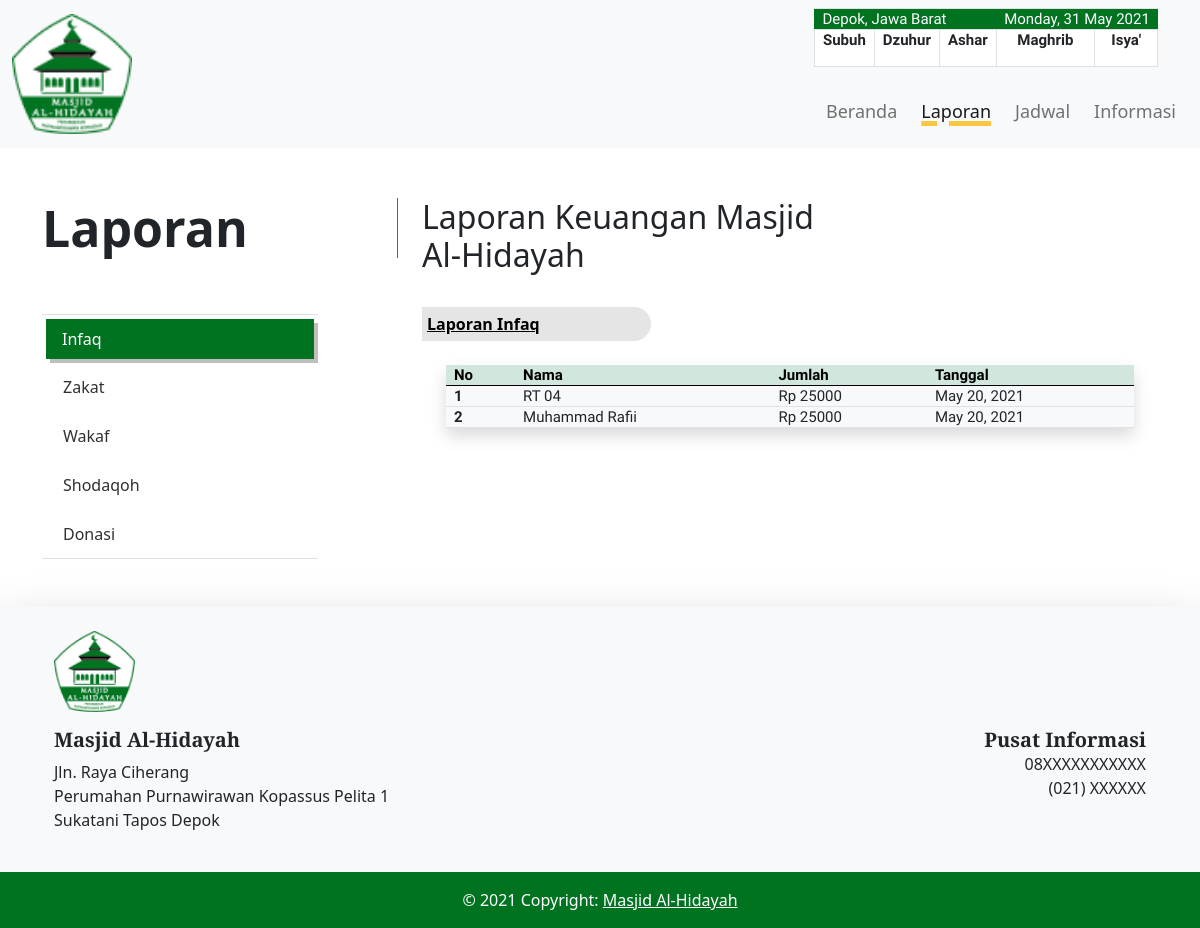
Page /laporan/ on the earlier database version.
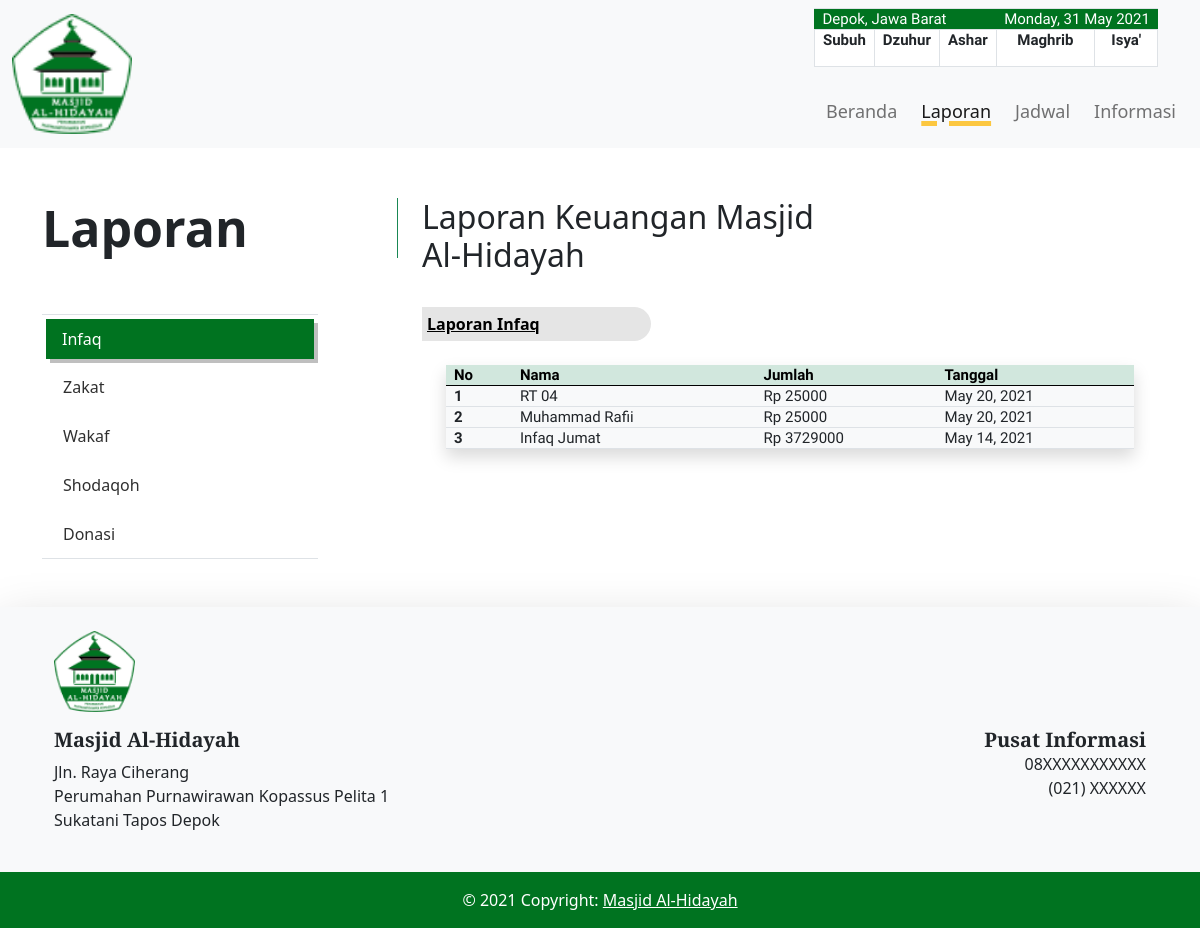
Same page on the later database version.
### appmasjid/models.py (models this page shows, shortened)
class InfaqModel(models.Model):
    tanggal = models.DateField(auto_now_add=False)
    jumlah = models.IntegerField()
    nama = models.CharField(max_length=100)

### appmasjid/views.py (the view)
# urls.py: path('laporan/', views.laporan, name='laporan'),
def laporan(request):
    solat = fetch_solat()
    solat = solat['results']['datetime'][0]['times']
    infaq = InfaqModel.objects.all()
    zakat = ZakatModel.objects.all()
    wakaf = WakafModel.objects.all()
    shodaqoh = ShodaqohModel.objects.all()
    donasi = DonasiModel.objects.all()
    return render(request, 'laporan.html', {'date': now, 'subuh': solat['Fajr'],
                                            'dzuhur': solat['Dhuhr'],
                                            'ashr': solat['Asr'],
                                            'maghrib': solat['Maghrib'],
                                            'isya': solat['Isha'],
                                            'navlaporan' : 'active',
                                            'infaq': infaq, 'zakat':zakat,
                                            'wakaf':wakaf,'shodaqoh':shodaqoh,
                                            'donasi':donasi})

### appmasjid/views.py (called while the page is built)
def fetch_solat():
    tanggal = timezone.now()
    tanggal = tanggal.strftime("%Y-%m-%d")
    data = requests.get(
        "https://api.pray.zone/v2/times/day.json?city=jakarta&date=" + tanggal)
    return data.json()

### templates/laporan.html (shortened to what this page needs)
{% extends 'base.html' %} {% block content %}
<div class="containter-fluid beranda3" style="padding-top: 50px">
    <div class="container">
        <div class="row pb-5">
            <div class="col-md-4">
                <h1 class="border-end border-success align-self-center" style="font-size: 50px">
                    <strong>Laporan</strong>
                </h1>
                <br />
                <br />
                <div class="col-md-4">
                    <ul class="nav nav-tabs flex-column">
                        <li class="nav-item mr-1 data">
                            <a href="#infaq" class="nav-link active" data-bs-toggle="tab">Infaq</a
              >
            </li>
            <li class="nav-item mr-1 data">
              <a href="#zakat" class="nav-link" data-bs-toggle="tab">Zakat</a>
                        </li>
                        <li class="nav-item mr-1 data">
                            <a href="#wakaf" class="nav-link" data-bs-toggle="tab">Wakaf</a
              >
            </li>
            <li class="nav-item mr-1 data">
              <a href="#shodaqoh" class="nav-link" data-bs-toggle="tab"
                >Shodaqoh</a
              >
            </li>
            <li class="nav-item mr-1 data">
              <a href="#donasi" class="nav-link" data-bs-toggle="tab"
                >Donasi</a
              >
            </li>
          </ul>
        </div>
      </div>
      <div class="col-md-8">
        <h2 class="d-none d-lg-block">Laporan Keuangan Masjid <br />Al-Hidayah</h2>
        <br />
        <div class="tab-content flex-center">
          <div class="data tab-pane fade show active" id="infaq">
            <div class="row">
              <div class="col-4">
                <a class="d-none d-lg-block"
                  style="
                    background-color: #e5e5e5;
                    padding: 5px;
                    padding-right: 100px;
                    border-radius: 0px 17.5px 17.5px 0px;
                    color: black;
                    font-weight: bold;
                  "
                  >Laporan Infaq <br
                /></a>
                </div>
            </div>
            <br />
            <div class="container-fluid">
                <table class="table shadow bg-light align-middle">
                    <thead class="table-success">
                        <tr>
                            <th scope="col">No</th>
                            <th scope="col">Nama</th>
                            <th scope="col">Jumlah</th>
                            <th scope="col">Tanggal</th>
                        </tr>
                    </thead>
                    <tbody>
                        {% for data in infaq %}
                        <tr>
                            <th scope="row">{{data.id}}</th>
                            <td>{{data.nama}}</td>
                            <td>Rp {{data.jumlah}}</td>
                            <td>{{data.tanggal}}</td>
                        </tr>
                        {% endfor %}
                    </tbody>
                </table>
            </div>
            <br />
        </div>
    </div>
</div>
</div>
</div>
</div>
{% endblock content %}

### templates/base.html (shortened to what this page needs)
<!DOCTYPE html>
<html lang="en">
<head>
    {% load static %}
    <link rel="stylesheet" href="{% static 'css/base.css'%}" type="text/css" />
    <link href="https://cdn.jsdelivr.net/npm/bootstrap@5.0.0-beta2/dist/css/bootstrap.min.css" rel="stylesheet" />
    <link rel="stylesheet" href="https://cdnjs.cloudflare.com/ajax/libs/font-awesome/4.7.0/css/font-awesome.min.css" />
</head>
<body>
    <header>
        <nav class="navbar navbar-expand-lg navbar-light bg-light">
            <div class="container-fluid">
                <a class="navbar-brand" href="{% url 'home' %}">
                    <img src="{% static 'img/logoMsj.png' %}" alt="Lambang Masjid Al-Hidayah" style="width: 120px; height: 120px" />
                </a>
                <div class="ms-auto">
                    <div class="tabeltabelan">
                        <table class="d-none  d-md-block table table-bordered">
                            <thead>
                                <td style="
                      color: white;
                      background-color: #007320;
                      border: none;
                    " colspan="3">
                                    Depok, Jawa Barat
                                </td>
                                <td style="
                      text-align: right;
                      color: white;
                      background-color: #007320;
                      border: none;
                    " colspan="2 ">
                                    {{date}}
                                </td>
                                <tr style="border-bottom: none">
                                    <th style="text-align: center; background-color: white" scope="col ">
                                        Subuh
                                    </th>
                                    <th style="text-align: center; background-color: white" scope="col ">
                                        Dzuhur
                                    </th>
                                    <th style="text-align: center; background-color: white" scope="col ">
                                        Ashar
                                    </th>
                                    <th style="text-align: center; background-color: white" scope="col ">
                                        Maghrib
                                    </th>
                                    <th style="text-align: center; background-color: white" scope="col ">
                                        Isya'
                                    </th>
                                </tr>
                            </thead>
                            <tbody>
                                <tr style="border-top: none">
                                    <th style="
                        text-align: center;
                        background-color: white;
                        color: #007320;
                      " scope="col ">
                                    </th>
                                    <th style="
                        text-align: center;
                        background-color: white;
                        color: #007320;
                      " scope="col ">
                                    </th>
                                    <th style="
                        text-align: center;
                        background-color: white;
                        color: #007320;
                      " scope="col ">
                                    </th>
                                    <th style="
                        text-align: center;
                        background-color: white;
                        color: #007320;
                      " scope="col ">
                                    </th>
                                    <th style="
                        text-align: center;
                        background-color: white;
                        color: #007320;
                      " scope="col ">
                                    </th>
                                </tr>
                            </tbody>
                        </table>
                    </div>
                    <div class="collapse navbar-collapse" id="navbarSupportedContent">
                        <ul class="navbar-nav ms-auto mb-2 mb-lg-0 menu">
                            <li>
                                <a class="nav-link float-end nav-item {{ navhome }} Navbar_Link" href="{% url 'home' %} ">Beranda</a
                  >
                </li>
                <li>
                  <a
                    class="nav-link float-end nav-item {{navlaporan}} Navbar_Link"
                    href="{% url 'laporan' %}"
                    >Laporan</a
                  >
                </li>
                <li>
                  <a
                    class="nav-link float-end nav-item {{navjadwal}} Navbar_Link"
                    href="{% url 'jadwal' %} "
                    >Jadwal</a
                  >
                </li>
                <li>
                  <a
                    class="nav-link float-end nav-item {{navinformasi}} Navbar_Link"
                    href="{% url 'informasi' %} "
                    >Informasi</a
                  >
                </li>
              </ul>
            </div>
          </div>
        </div>
      </nav>
    </header>
    {% block content %} {% endblock content %}
    <footer class="bg-light text-center text-lg-start shadow-lg">
            <div class="container p-4">
    <section class="">
      <div class="row">
        <div class="col-lg-2 col-md-12 mb-4 mb-md-0">
          <div
            class="bg-image hover-overlay ripple shadow-1-strong rounded"
            data-ripple-color="light"
          >
            <img
              src="{% static 'img/logoMsj.png' %}"
              class="w-50"/>
                    </div>
                </div>
            </div>
            </section>
            <div class="row">
                <div class="col-lg-6 col-md-12 mb-4 mb-md-0 pt-3">
                    <h5 class="playfair"><strong>Masjid Al-Hidayah</strong></h5>
                    <p>
                        Jln. Raya Ciherang<br /> Perumahan Purnawirawan Kopassus Pelita 1 <br />Sukatani Tapos Depok
                    </p>
                </div>
                <div class="col-lg-6 col-md-12 mb-4 mb-md-0 text-end pt-3 align-self-baseline">
                    <h5 class="playfair mb-0"><strong>Pusat Informasi</strong></h5>
                    <p class="card-text">
                        08XXXXXXXXXXX<br />(021) XXXXXX
                    </p>
                </div>
            </div>
            </div>
            <div class="text-center p-3 text-white" style="background-color:#007320;">
                © 2021 Copyright:
                <a class="text-white" href="#">Masjid Al-Hidayah</a>
            </div>
            </footer>
</body>
</html>

### static/css/base.css (style rules this page uses)
* { box-sizing: border-box; }
body { margin: 0; font-family: "Mulish", sans-serif; overflow-x: hidden!important }
.playfair { font-family: 'Playfair Display', sans-serif; }
.navbar-nav a { float: left; color: black; text-align: center; padding: 12px; text-decoration: none; font-size: 18px; line-height: 25px; border-radius: 4px; text-decoration: underline solid 5px transparent; transition: text-decoration 1s ease; }
.menu .active { text-decoration: underline solid 5px #FCC740; color: black; }
tr { line-height: 4px; min-height: 5px; height: 5px; font-size: 15px; font-family: "Mulish"; }
.beranda3 ul { width: 276px; border-top: 1px solid #dee2e6; }
.beranda3 ul .active { background-color: #007320 !important; color: #ffffff !important; border-radius: 0; border: none !important; box-shadow: 4px 4px 0px rgba(0, 0, 0, 0.25) }
.beranda3 ul .nav-link { background-color: #ffffff; color: #303030; }
ul { list-style-type: none; margin: 0; padding: 0; }
ul>li { padding: 4px; color: #c5cae9; }

Differences in the rows shown:
added InfaqModel: id "3", nama "Infaq Jumat", jumlah "3729000", tanggal "May 14, 2021"
